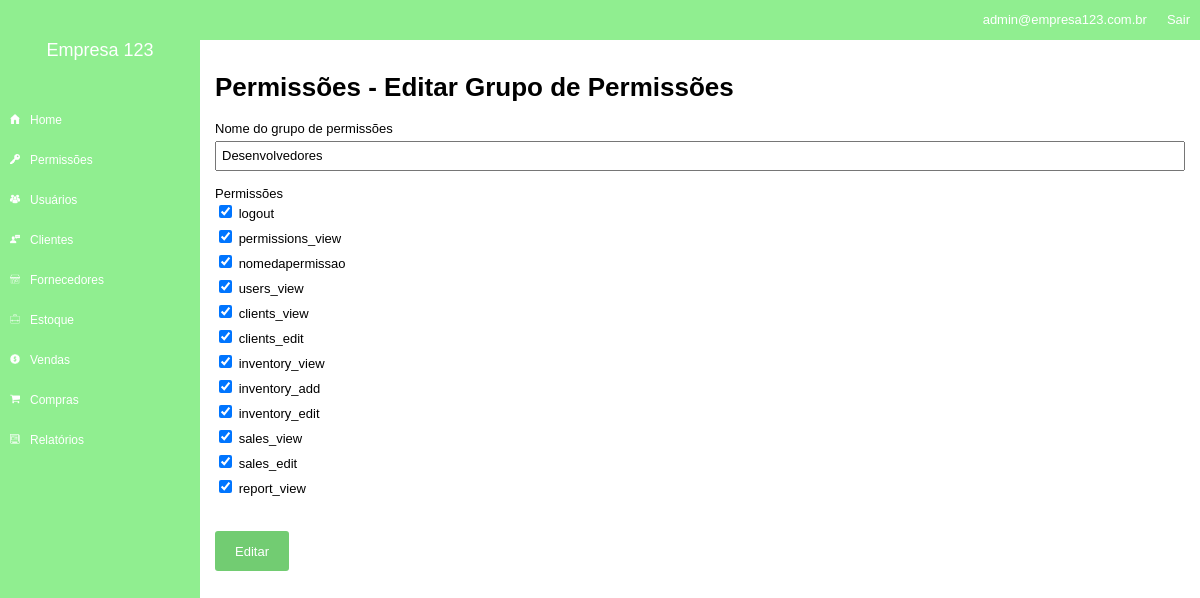
Screenshot of /permissions/edit_group/1 (signed in) with the database file from the repository.
### tables this page shows
CREATE TABLE `permission_groups` (
  `id` int(11) unsigned NOT NULL AUTO_INCREMENT,
  `id_company` int(11) NOT NULL,
  `name` varchar(50) NOT NULL DEFAULT '',
  `params` varchar(200) NOT NULL DEFAULT '',
  PRIMARY KEY (`id`)
);

CREATE TABLE `permission_params` (
  `id` int(11) unsigned NOT NULL AUTO_INCREMENT,
  `id_company` int(11) NOT NULL,
  `name` varchar(50) NOT NULL DEFAULT '',
  PRIMARY KEY (`id`)
);

### core/Controller.php (called while the page is built, shortened)
<?php
class controller {
	public function loadTemplate($viewName, $viewData = array()) {
		include 'views/template.php';
	}
	public function loadViewInTemplate($viewName, $viewData) {
		extract($viewData);
		include 'views/'.$viewName.'.php';
	}
}

### core/Core.php (called while the page is built, shortened)
<?php
class Core {
	public function run() {
        $url = explode('index.php', $_SERVER['PHP_SELF']);
        $url = end($url);
		$params = array();
		if(!empty($url) && $url != '/') {
			$url = explode('/', $url);
			array_shift($url);
			array_shift($url);
			if(isset($url[0])) {
				$currentAction = $url[0];
				array_shift($url);
			} else {
				$currentAction = 'index';
			}
			if(count($url) > 0) {
				$params = $url;
			}
		} else {
			$currentController = 'homeController';
			$currentAction = 'index';
		}
		$c = new $currentController();
		call_user_func_array(array($c, $currentAction), $params);
	}
}

### index.php (called while the page is built, shortened)
<?php
require 'config.php';
$core = new Core();
$core->run();
?>

### core/Model.php (called while the page is built, shortened)
<?php
class model {
	public function __construct() {
		global $config;
		$this->db = new PDO("mysql:dbname=".$config['dbname'].";host=".$config['host'], $config['dbuser'], $config['dbpass']);
	}
}
?>

### config.php (called while the page is built, shortened)
<?php
$config = array();
if(ENVIRONMENT == 'development') {
	$config['dbname'] = 'estagio1';
	$config['host'] = 'localhost';
	$config['dbuser'] = 'root';
	$config['dbpass'] = '';
} else {
	$config['dbname'] = 'estagio1';
	$config['host'] = 'localhost';
	$config['dbuser'] = 'root';
	$config['dbpass'] = '';
}
?>

### models/Permissions.php (called while the page is built, shortened)
<?php
class Permissions extends model {
	public function getList($id_company) {
		$array = array();
		$sql = $this->db->prepare("SELECT * FROM permission_params WHERE id_company = :id_company");
		$sql->bindValue(":id_company", $id_company);
		$sql->execute();
		if($sql->rowCount() > 0) {
			$array = $sql->fetchAll();
		}
		return $array;
	}
	public function getGroup($id, $id_company) {
		$array = array();
		$sql = $this->db->prepare("SELECT * FROM permission_groups WHERE id = :id AND id_company = :id_company");
		$sql->bindValue(":id", $id);
		$sql->bindValue(":id_company", $id_company);
		$sql->execute();
		if($sql->rowCount() > 0) {
			$array = $sql->fetch();
			$array['params'] = explode(',', $array['params']);
		}
		return $array;
	}
}

### models/Users.php (called while the page is built, shortened)
<?php
class Users extends model {
	private $userInfo;
	public function setLoggedUser() {
		if(isset($_SESSION['ccUser']) && !empty($_SESSION['ccUser'])) {
			$id = $_SESSION['ccUser'];
			$sql = $this->db->prepare("SELECT * FROM users WHERE id = :id");
			$sql->bindValue(':id', $id);
			$sql->execute();
			if($sql->rowCount() > 0) {
				$this->userInfo = $sql->fetch();
			}
		}
	}
	public function getCompany() {
		if(isset($this->userInfo['id_company'])) {
			return $this->userInfo['id_company'];
		} else {
			return 0;
		}
	}
}

### views/permissions_editgroup.php (the view)
<h1>Permissões - Editar Grupo de Permissões</h1>
<form method="POST">
	<label for="name">Nome do grupo de permissões</label><br/>
	<input type="text" name="name" value="<?php echo $group_info['name']; ?>" /><br/><br/>
	<label>Permissões</label><br/>
	<?php foreach($permissions_list as $p): ?>
	<div class="p_item">
		<input type="checkbox" name="permissions[]" value="<?php echo $p['id']; ?>" id="p_<?php echo $p['id']; ?>" <?php echo (in_array($p['id'], $group_info['params']))?'checked="checked"':''; ?> />
		<label for="p_<?php echo $p['id']; ?>"><?php echo $p['name']; ?></label>
	</div>
	<?php endforeach; ?>
	<br/><br/>
	<input type="submit" value="Editar" />
</form>

### assets/css/template.css (style rules this page uses)
body { margin:0; padding:0; font-size:13px; font-family:Arial; }
input[type=text], input[type=email], input[type=password], input[type=number], select, textarea { width:100%; height:30px; font-size:13px; outline:0; padding-left:5px; padding-right:5px; margin-top:5px; }
input[type=submit], button, .button { border:0px; background-color:#72cc72; color:#FFF; height:40px; line-height: 40px; border-radius:3px; padding-left:20px; padding-right:20px; cursor:pointer; font-size:13px; display: inline-block; }
.p_item { height:25px; line-height: 25px; }

### rows the page displays
permission_groups: name "Desenvolvedores"
permission_params: id "☑", name "logout"
permission_params: id "☑", name "permissions_view"
permission_params: id "☑", name "nomedapermissao"
permission_params: id "☑", name "users_view"
permission_params: id "☑", name "clients_view"
permission_params: id "☑", name "clients_edit"
permission_params: id "☑", name "inventory_view"
permission_params: id "☑", name "inventory_add"
permission_params: id "☑", name "inventory_edit"
permission_params: id "☑", name "sales_view"
permission_params: id "☑", name "sales_edit"
permission_params: id "☑", name "report_view"

### other values shown
$viewData['company_name'] "Empresa 123"
$viewData['user_email'] "admin@empresa123.com.br"
